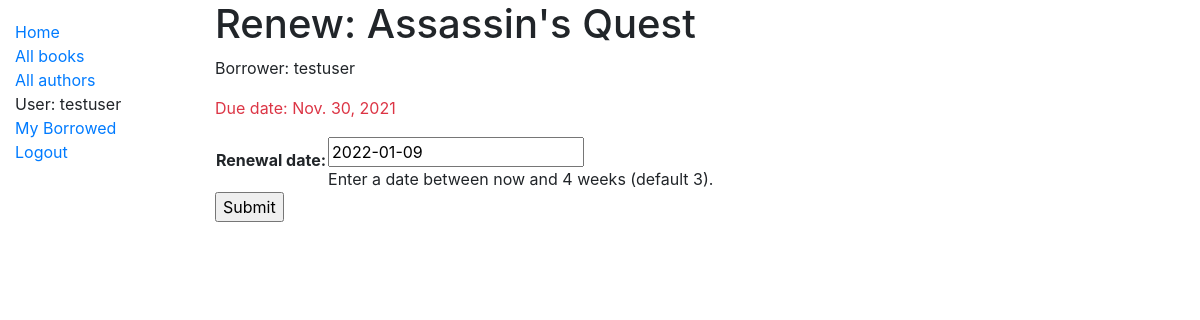
/catalog/book/e870eaaa-509c-44f6-b71a-759a351f067f/renew/ (signed in), run on an earlier commit of the app's database.
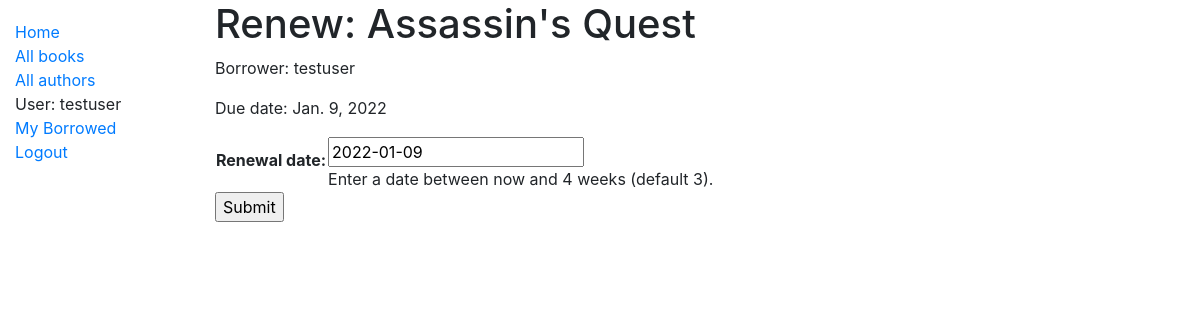
And on a later commit of the database.
### catalog/models.py (models this page shows, shortened)
class BookInstance(models.Model):
    id = models.UUIDField(primary_key=True, default=uuid.uuid4, help_text='Unique ID for this particular book across whole library')
    book = models.ForeignKey('Book', on_delete=models.RESTRICT, null=True)
    imprint = models.CharField(max_length=200)
    due_back = models.DateField(null=True, blank=True)
    borrower = models.ForeignKey(settings.AUTH_USER_MODEL, on_delete=models.SET_NULL, null=True, blank=True)
    LOAN_STATUS = (
        ('m', 'Maintenance'),
        ('o', 'On loan'),
        ('a', 'Available'),
        ('r', 'Reserved'),
    )
    status = models.CharField(
        max_length=1,
        choices=LOAN_STATUS,
        blank=True,
        default='m',
        help_text='Book availability',
    )
    class Meta:
        ordering = ['due_back',]
        permissions = (
            ("can_mark_returned", "Set book as returned"),
            )
    @property
    def is_overdue(self):
        if self.due_back and date.today() > self.due_back:
            return True
        return False
    def display_title(self):
        """Create a string for the title of the book. This is required to display title in Admin."""
        return self.book.title
    display_title.short_description = 'Title'

class Book(models.Model):
    title = models.CharField(max_length=200)
    author = models.ForeignKey('Author', on_delete=models.SET_NULL, null=True)
    summary = models.TextField(max_length=1000, help_text='Enter a brief description of the book')
    isbn = models.CharField('ISBN', max_length=13, unique=True,
    help_text='13 Character <a href="https://www.isbn-international.org/content/what-isbn">ISBN number</a>')
    genre = models.ManyToManyField(Genre, help_text='Select a genre for this book')
    LANGUAGE_LIST = list(map(lambda lg : (lg.pt3, lg.name), iter_langs()))
    language = models.CharField(
        max_length=3,
        choices=LANGUAGE_LIST,
        default='eng',
        help_text='The language of the book',
    )
    def display_genre(self):
        """Create a string for the Genre. This is required to display genre in Admin."""
        return ', '.join(genre.name for genre in self.genre.all()[:3])
    display_genre.short_description = 'Genre'

### catalog/views.py (the view)
# urls.py: path('book/<uuid:pk>/renew/', views.renew_book_librarian, name='renew-book-librarian'),
@login_required
def renew_book_librarian(request, pk):
    book_instance = get_object_or_404(BookInstance, pk=pk)
    if request.method == 'POST':
        form = RenewBookForm(request.POST)
        if form.is_valid():
            book_instance.due_back = form.cleaned_data['renewal_date']
            book_instance.save()
            return HttpResponseRedirect(reverse('borrowed') )
    else:
        proposed_renewal_date = datetime.date.today() + datetime.timedelta(weeks=3)
        form = RenewBookForm(initial={'renewal_date': proposed_renewal_date})
    context = {
        'form': form,
        'book_instance': book_instance,
    }
    return render(request, 'catalog/book_renew_librarian.html', context)

### catalog/forms.py (shortened to what this page needs)
class RenewBookForm(forms.Form):
    renewal_date = forms.DateField(help_text="Enter a date between now and 4 weeks (default 3).")

### catalog/templates/catalog/book_renew_librarian.html (shortened to what this page needs)
{% extends "base_generic.html" %}
{% block content %}
  <h1>Renew: {{ book_instance.book.title }}</h1>
  <p>Borrower: {{ book_instance.borrower }}</p>
  <p{% if book_instance.is_overdue %} class="text-danger"{% endif %}>Due date: {{ book_instance.due_back }}</p>
  <form action="" method="post">
    <table>
    {{ form.as_table }}
    </table>
    <input type="submit" value="Submit">
  </form>
{% endblock %}

What changed in the data, as far as the page shows it:
changed BookInstance "Assassin's Quest": due_back "Nov. 30, 2021" → "Jan. 9, 2022"
